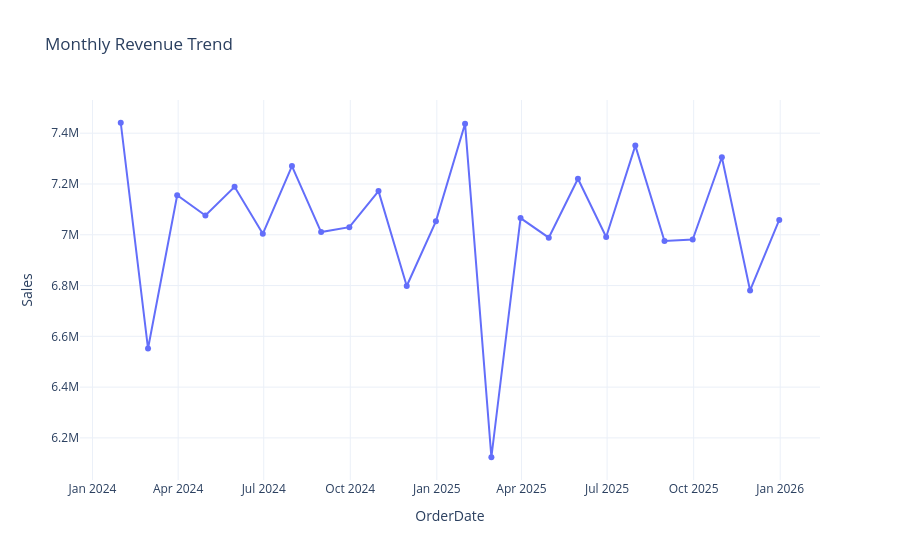

Source (notebook cell):
### Code cell
fig = px.line(

    monthly_sales,

    x="OrderDate",

    y="Sales",

    title="Monthly Revenue Trend",

    markers=True

)

fig.show()
